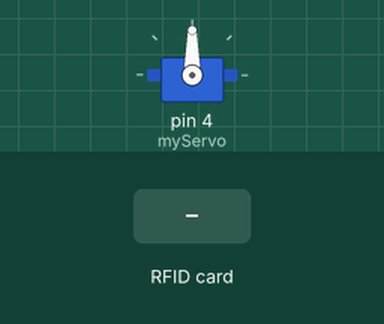
Bench run of a sketch on a simulated Arduino Uno, built with avr-gcc and run on an emulated ATmega328P. On the bench: servo. Inputs (shaded band) come from the test bench. What the sketch prints to the serial monitor is not drawn.

Above: at 1.2 s.
1.3 s: RFID card 5E 7A 19 C4 held to the reader
At 5.5 s:
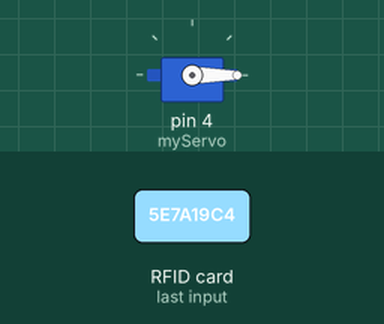
Timing chart, 0 to 7.0 s (numbered marks = the images above; inputs shaded):
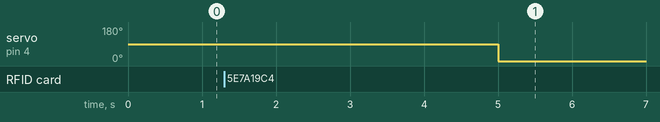

The sketch:

sketch_dec13a.ino
```cpp
#include <Servo.h>
#include <SPI.h>
#include <RFID.h>

#define SS_PIN 10
#define RST_PIN 9
#define SS_PIN 10
#define RST_PIN 9
#define PIN_OUT 4
#define ROW 3
#define COL 5

unsigned long lastTime;

int id_card[ROW][COL] = {
  {19, 158, 3, 248, 118},
  {51, 117, 94, 19, 11},
  {136, 5, 129, 157, 145}
};
RFID rfid(SS_PIN, RST_PIN);

// Setup variables:
    int serNum0;
    int serNum1;
    int serNum2;
    int serNum3;
    int serNum4;

Servo myServo;
void setup() {
   myServo.attach(4);
 Serial.begin(9600);
  SPI.begin();
  rfid.init();
  Serial.println("Ready");

}

void loop() {
   if (rfid.isCard()) {
        if (rfid.readCardSerial()) {

                /* With a new cardnumber, show it. */
                Serial.println(" ");
                Serial.println("Card found");
                serNum0 = rfid.serNum[0];
                serNum1 = rfid.serNum[1];
                serNum2 = rfid.serNum[2];
                serNum3 = rfid.serNum[3];
                serNum4 = rfid.serNum[4];

                //Serial.println(" ");
                Serial.println("Cardnumber:");
                Serial.print("Dec: ");
                Serial.print(rfid.serNum[0],DEC);
                Serial.print(", ");
                Serial.print(rfid.serNum[1],DEC);
                Serial.print(", ");
                Serial.print(rfid.serNum[2],DEC);
                Serial.print(", ");
                Serial.print(rfid.serNum[3],DEC);
                Serial.print(", ");
                Serial.print(rfid.serNum[4],DEC);
                Serial.println(" ");

                Serial.print("Hex: ");
                Serial.print(rfid.serNum[0],HEX);
                Serial.print(", ");
                Serial.print(rfid.serNum[1],HEX);
                Serial.print(", ");
                Serial.print(rfid.serNum[2],HEX);
                Serial.print(", ");
                Serial.print(rfid.serNum[3],HEX);
                Serial.print(", ");
                Serial.print(rfid.serNum[4],HEX);
                Serial.println(" ");
                 for (int r = 0; r < ROW; r++)
                {
                  for (int c = 0; c < ROW*COL; c++)
                  {
                    if (rfid.serNum[c] != id_card[r][c])
                      break;
                    else {
                      if (c == 4) {
                        servoOn();
                        Serial.println("masukk dalam looping");
                      }
                    }
                  }
                }

          }
    }

     if (millis() - lastTime >= 5000)
    servoOff();
    Serial.println("sampai sini");
}
 void servoOn(){
     myServo.write(180);
     rfid.halt();
    delay(1000);
  }
  void servoOff(){
      myServo.write(0);
      rfid.halt();
    delay(1000);
    }
```
